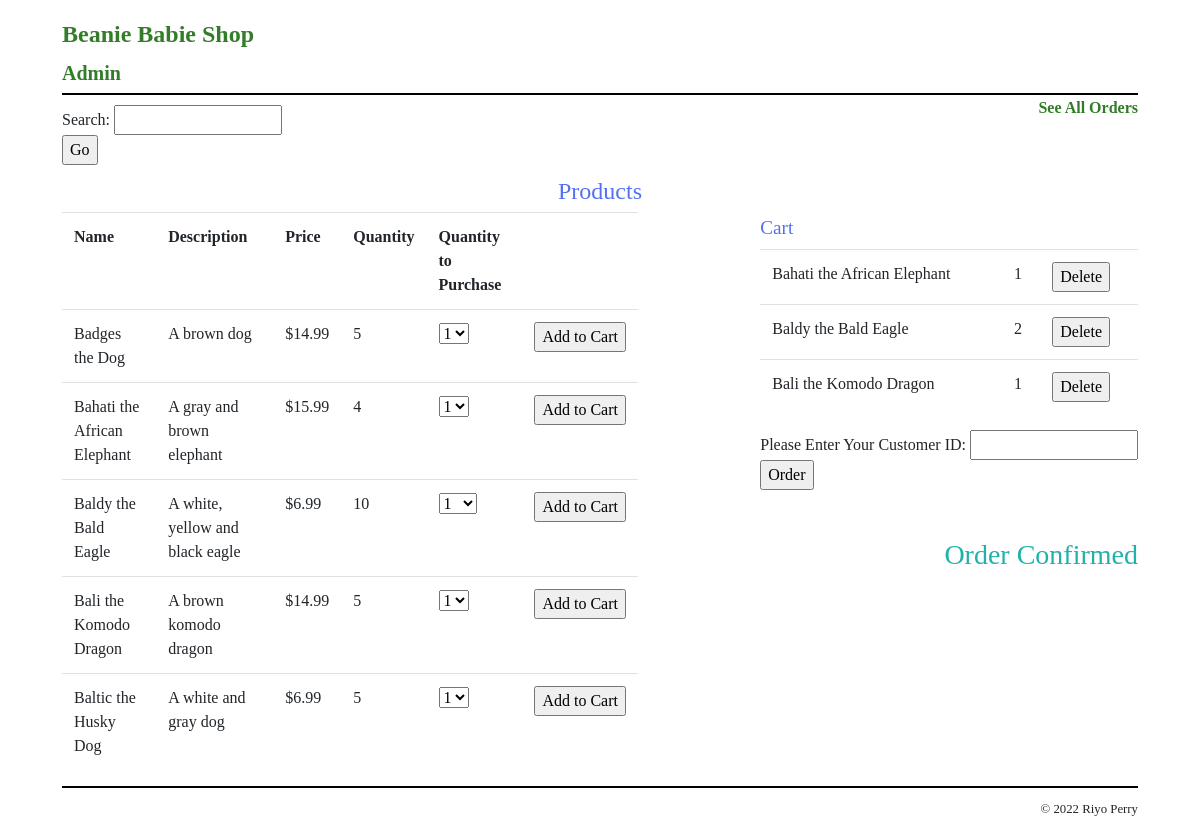
The app's page /order.php with its own data.
### tables this page shows
CREATE TABLE cart_products (
    cartProductID INT(11) NOT NULL AUTO_INCREMENT,
    cartID  INT(11) NOT NULL,
    productName VARCHAR(255)  NOT NULL,
    quantity INT(11) NOT NULL,
    productID INT(12) NOT NULL,
    PRIMARY KEY (cartProductID)
);

CREATE TABLE products (
  productID INT(12) NOT NULL AUTO_INCREMENT,
  productName VARCHAR(255)  NOT NULL,
  productDescription  VARCHAR(800)  NOT NULL,
  productPrice  FLOAT(6,2)  NOT NULL,
  productQuantity INT(255)  NOT NULL,
  PRIMARY KEY (productID)
);

### order.php (called while the page is built, shortened)
<?php
require('database.php');
$orderAlert = "Order Confirmed";
include('index.php');
?>

### index.php (the view, shortened to what this page needs)
<?php
require_once('database.php');
$query = 'SELECT * FROM products ORDER BY productID';
$statement = $db->prepare($query);
$statement->execute();
$products = $statement->fetchAll();
if (!isset($cart_id)) {
    $cart_id = $db->lastInsertId();
}
$getCartItemsQuery = 'SELECT * FROM cart_products WHERE cartID = :cart_id';
$getCartItemsStatement = $db->prepare($getCartItemsQuery);
$getCartItemsStatement->bindValue(':cart_id', $cart_id);
$getCartItemsStatement->execute();
$cart_products = $getCartItemsStatement->fetchAll();
?>
<!DOCTYPE html>
<html>
<head>
    <link rel="stylesheet" href="https://stackpath.bootstrapcdn.com/bootstrap/4.3.1/css/bootstrap.min.css">
    <link rel="stylesheet" type="text/css" href="styles/main.css" />
</head>
<body>
<header>
    <h1><a href="index.php">Beanie Babie Shop</a></h1>
    <h5 id="admin-header"><a href="admin_login_form.php">Admin</a></h5>
    <h6 id="cust_orders" style="float:right; padding-top: 5px;"><a href="all_customer_orders.php">See All Orders</a></h6>
</header>
<main>
    <section style="padding-top: 10px;">
        <form method="post" action="" id="search">
            Search: <input type="text" name="search_data"><br>
                <input type="submit" value="Go" name="Go">
        </form>
    </section>
    <center><h1>Products</h1></center>
    <?php if(count($cart_products) > 0) { ?>
    <section style="float:right;">
        <h2>Cart</h2>
        <table class="table">
            <?php foreach ($cart_products as $cart_product) : ?>
                <tr>
                <td>
                    <?php echo $cart_product['productName']; ?>
                </td>
                <td>
                    <?php echo $cart_product['quantity']; ?>
                </td>
                <td>
                <form action="delete_cart_product.php" method="post" id="delete_item">
                    <input type="submit" value="Delete">
                </form>
                </td>
                </tr>
            <?php endforeach; ?>
        </table>
            <form action="order.php" method="post" id="order">
            Please Enter Your Customer ID: <input type="text" name="customer_id"><br>
                <input type="submit" value="Order">
            </form>
            <br>
            <br>
            <?php } ?>
            <section>
                <h3 class="gAlert" style="color:#20B2AA; float:right;"><?php echo $orderAlert ?></h3>
            </section>
    </section>
    <section class="products" style="padding-right:500px;">
        <table class="table">
            <tr>
                <th>Name</th>
                <th>Description</th>
                <th>Price</th>
                <th>Quantity</th>
                <th>Quantity to Purchase</th>
                <th></th>
            </tr>
            <?php foreach ($products as $product) : ?>
            <tr>
                <td><?php echo $product['productName']; ?></td>
                <td><?php echo $product['productDescription']; ?></td>
                <td>$<?php echo $product['productPrice']; ?></td>
                <td><?php echo $product['productQuantity']; ?></td>
                <td>
                    <form action="add_product_to_cart.php" method="post" id="add_product_to_cart_form">
                        <select name="product_quantity">
                            <?php $i = 0;
                                while ($i < $product['productQuantity']) { ?>
                                <?php $i++; ?>
                                <option value="<?php echo $i;?>">
                                    <?php echo $i; ?>
                                </option>
                            <?php } ?>
                        </select><br>
                <td>
                        <?php if($product['productQuantity'] > 0) { ?>
                            <input type="submit" value="Add to Cart">
                        <?php } else {
                            echo "Sold Out";
                        } ?>
                    </form>
                </td>
            </tr>
            <?php endforeach; ?>
        </table>
    </section>
</main>
<footer>
    <p>&copy; <?php echo date("Y"); ?> Riyo Perry</p>
</footer>
</body>
</html>

### styles/main.css (style rules this page uses)
html { background-color: white; }
body { margin-top: 0; font-family: American Typewriter, serif; width: 95%; margin: 0 auto; background-color: white; padding: .5em 2em; }
header { margin: 0; border-bottom: 2px solid black; }
header h1 { margin: 0; padding: .5em 0; color: black; }
main { margin: 0; }
footer { clear: both; margin-top: 1em; border-top: 2px solid black; }
footer p { text-align: right; font-size: 80%; margin: 1em 0; }
h1 { font-size: 150%; margin: 0; padding: .5em 0 .25em; }
h2 { font-size: 120%; margin: 0; padding: .25em 0 .5em; }
h1, h2 { color: rgb(83, 112, 243); }
a { color: rgb(51, 124, 41); font-weight: bold; }
form { margin: 0; }
#cust_orders { float: right; }

### records on screen
cart_products: productName "Bahati the African Elephant", quantity "1"
cart_products: productName "Baldy the Bald Eagle", quantity "2"
cart_products: productName "Bali the Komodo Dragon", quantity "1"
products: productName "Badges the Dog", productDescription "A brown dog", productPrice "14.99", productQuantity "5"
products: productName "Bahati the African Elephant", productDescription "A gray and brown elephant", productPrice "15.99", productQuantity "4"
products: productName "Baldy the Bald Eagle", productDescription "A white, yellow and black eagle", productPrice "6.99", productQuantity "10"
products: productName "Bali the Komodo Dragon", productDescription "A brown komodo dragon", productPrice "14.99", productQuantity "5"
products: productName "Baltic the Husky Dog", productDescription "A white and gray dog", productPrice "6.99", productQuantity "5"

### other values on screen
$orderAlert "Order Confirmed"
form field product_quantity "1"
